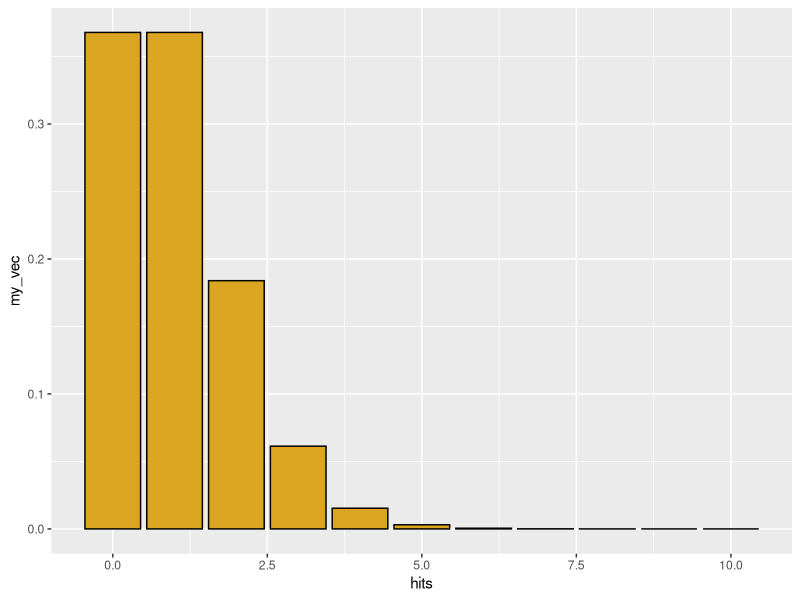
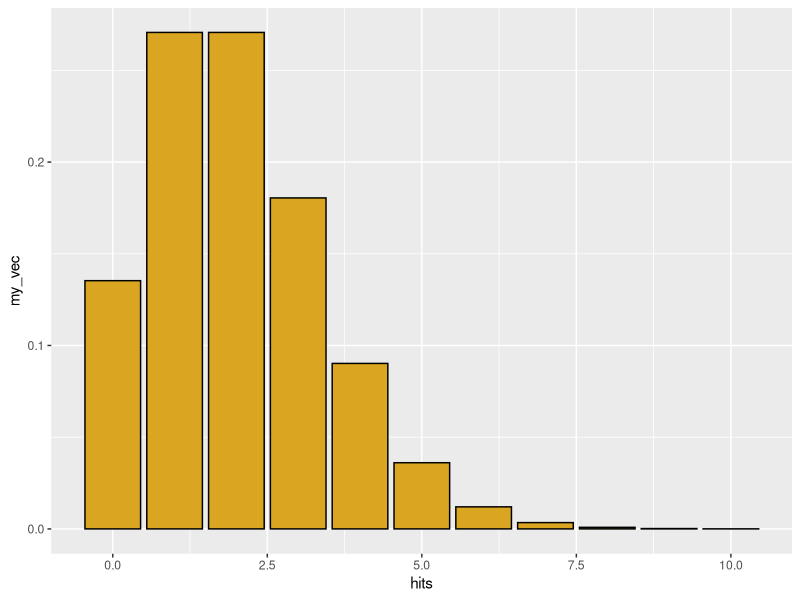
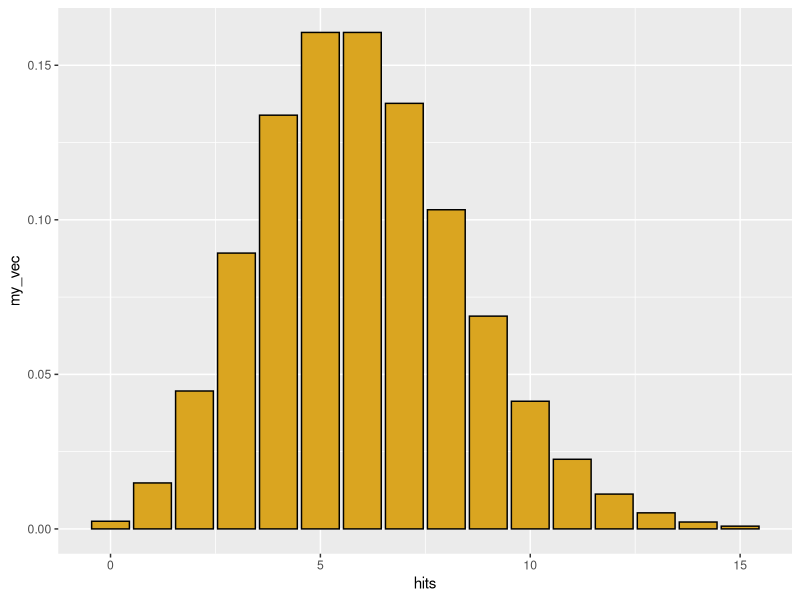
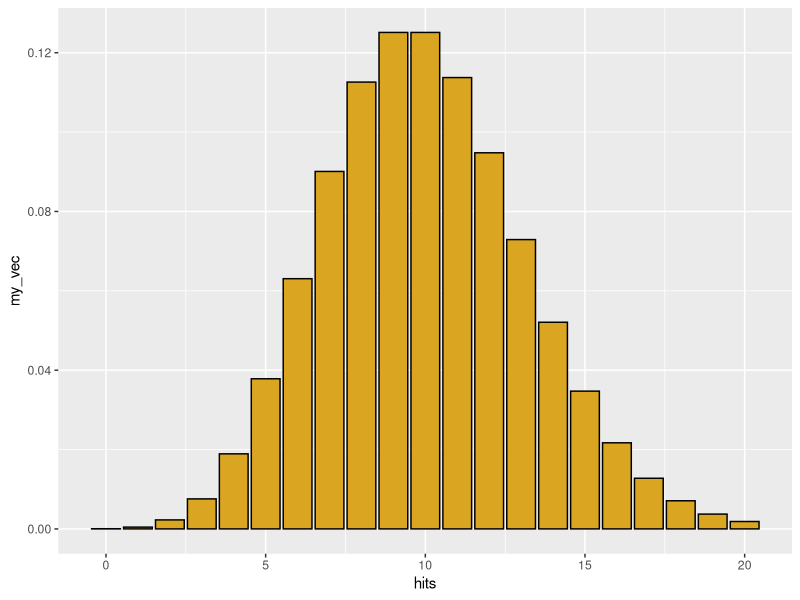
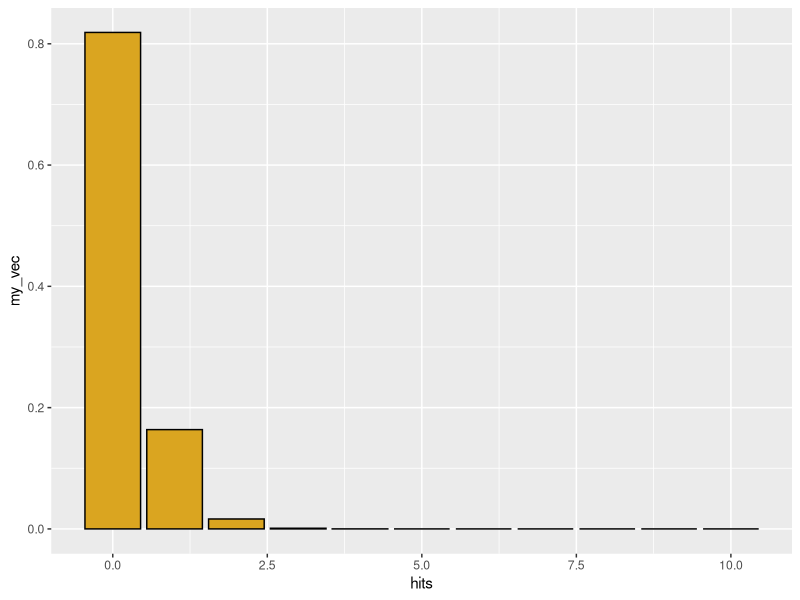
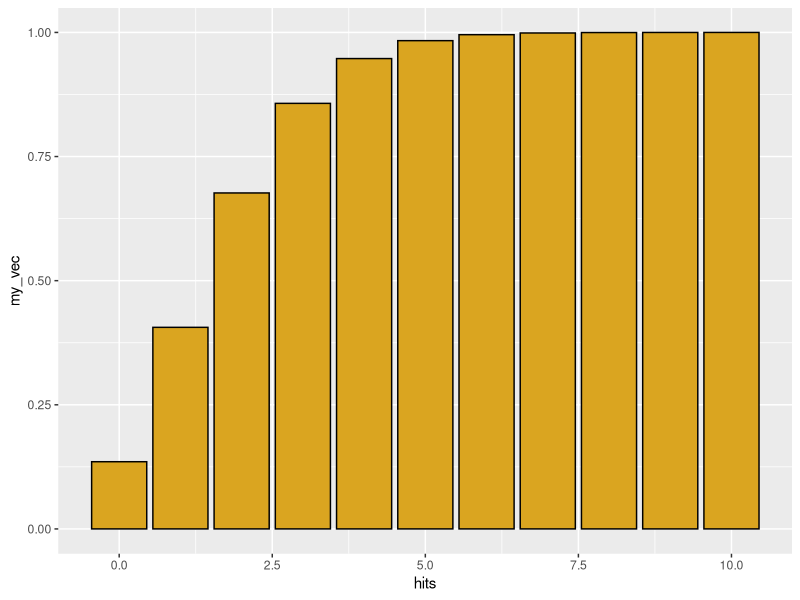
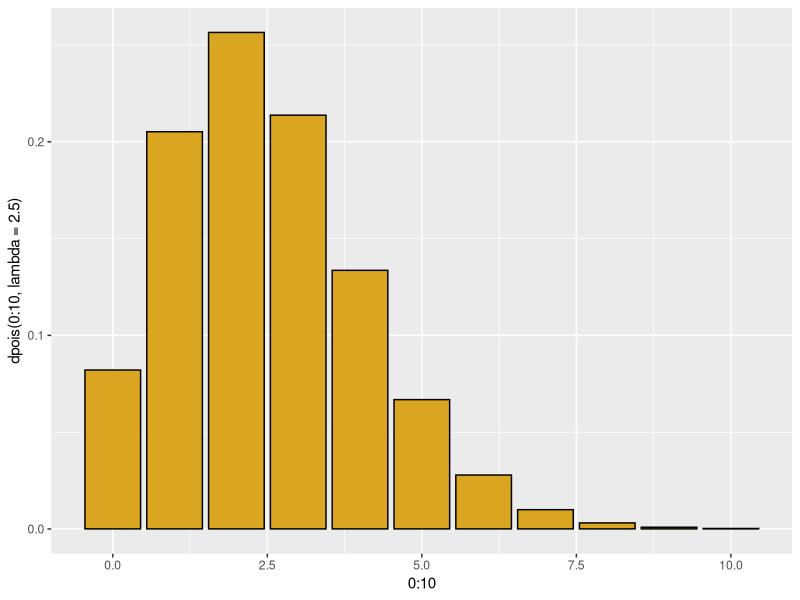
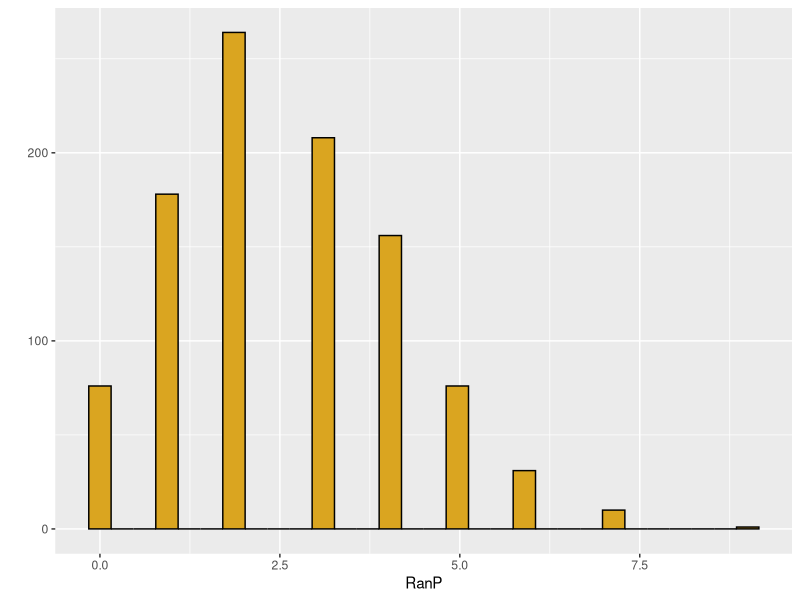

These figures' R source, in order:
#------------------------------------------------------------#
###Lecture 11 - distributions
###Bio 381
###B Kretzler
#------------------------------------------------------------#
library(ggplot2)
library(MASS)

#d = gives probability density function, probability of a particular value
#p = gives cumulative distribution function, area under the curve?
#q = give quantile function, what value encompasses some percent of dist
#r = gives random number from distribution


#--------------
#Poisson
#Discrete X >= 0 (integer)
#Random events ("hits") occur at a constant rate
#in a fixed time period or sampling area
#lambda = average rate of the event
#--------------
#"d" function for prob density
hits<- 0:10
my_vec <- dpois(x = hits, lambda = 1)
qplot(x=hits,
      y=my_vec,
      geom="col",
      color=I("black"),
      fill=I("goldenrod"))
  #if rate is 1 per time then  (lambda = 1) then it is unlikely to see "hits" at high values
  #tells us prob of obtaining certain values


hits<- 0:10
my_vec <- dpois(x = hits, lambda = 2)
qplot(x=hits,
      y=my_vec,
      geom="col",
      color=I("black"),
      fill=I("goldenrod"))

hits<- 0:15
my_vec <- dpois(x = hits, lambda = 6)
qplot(x=hits,
      y=my_vec,
      geom="col",
      color=I("black"),
      fill=I("goldenrod"))

hits<- 0:20
my_vec <- dpois(x = hits, lambda = 10)
qplot(x=hits,
      y=my_vec,
      geom="col",
      color=I("black"),
      fill=I("goldenrod"))

hits<- 0:10
my_vec <- dpois(x = hits, lambda = 0.2)
qplot(x=hits,
      y=my_vec,
      geom="col",
      color=I("black"),
      fill=I("goldenrod"))

sum(my_vec)

  #can apply for single values (prob of getting some value of hits)
dpois(x = 0, lambda = 2.2)

#"p"function
#generates cummulative probability density 

hits <- 0:10
my_vec <- ppois(q = hits, lambda = 2)
qplot(x=hits,
      y=my_vec,
      geom="col",
      color=I("black"),
      fill=I("goldenrod"))
  #Additive probability
  #bars represent likelihood of getting that values OR LESS

  #probability that a single trial yields a value of <= 1
ppois(q = 1, lambda = 2) # could also define with dpois
ppois(q = 3, lambda = 3)
  #test
p_0 = dpois(0, lambda = 2)
p_1 = dpois(1, lambda = 2)

p_0 + p_1 == ppois(q = 1, lambda = 2) 


#"q" function
#inverse of the p function
#prob of being >= that value?

qpois(p = 0.5, lambda = 2.5)
qplot(x = 0:10, y= dpois(0:10, lambda = 2.5),
      geom="col",
      color=I("black"),
      fill=I("goldenrod"))


#"r" function
#generates random varaibles for the parameters of a dist.

RanP <- rpois(n = 1000, lambda = 2.5)
qplot(x = RanP,
      color=I("black"),
      fill=I("goldenrod"))

#for real or simulated fata we can use the quantile function
quantile(x = RanP, probs = c(0.025, 0.975)) #where to 95% fall

#--------------------
#binomial
# p = probability of dichotomous outcome
#size = number of trials
# x = possible outcomes
# outcome x is bounded (0:size)
#--------------------
#"d"
hits <- 0:10
myVec <- dbinom(x = hits, size = 10, prob = 0.3)
qplot(x = 0:10, y = myVec,
      geom = "col",
      color = I("black"),
      fill = I("goldenrod"))


myCoins <- rbinom(n = 50, size = 100, prob = 0.6)
qplot(x = myCoins,
      color = I("black"),
      fill = I("goldenrod"))

#------------------------
#negative binomial
#number of failures expected before reaching some number of successes in a set of binomial trials
#measure of waiting time
#alternatively, can specify mu = mean and size = dispersion 
#------------------------

hits <- 0:40
myVec <- dnbinom(x=hits, size=5, prob=0.5)
qplot(x=hits,y=myVec,geom="col",color=I("black"),fill=I("goldenrod"))

nbiRan <- rnbinom(n=1000,size=10,mu=5)
qplot(nbiRan,color=I("black"),fill=I("goldenrod"))
